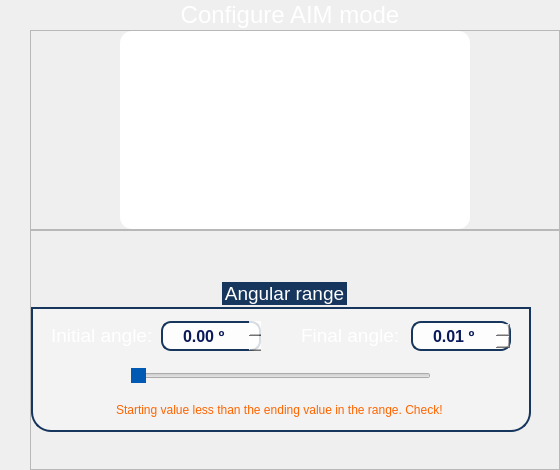
                <widget class="QWidget" name="page_AIM_config">
                 <layout class="QVBoxLayout" name="verticalLayout_7">
                  <property name="spacing">
                   <number>0</number>
                  </property>
                  <property name="leftMargin">
                   <number>30</number>
                  </property>
                  <property name="topMargin">
                   <number>0</number>
                  </property>
                  <property name="rightMargin">
                   <number>0</number>
                  </property>
                  <property name="bottomMargin">
                   <number>0</number>
                  </property>
                  <item>
                   <widget class="QLabel" name="configAIM_label_3">
                    <property name="sizePolicy">
                     <sizepolicy hsizetype="Preferred" vsizetype="Expanding">
                      <horstretch>0</horstretch>
                      <verstretch>0</verstretch>
                     </sizepolicy>
                    </property>
                    <property name="minimumSize">
                     <size>
                      <width>0</width>
                      <height>30</height>
                     </size>
                    </property>
                    <property name="maximumSize">
                     <size>
                      <width>520</width>
                      <height>40</height>
                     </size>
                    </property>
                    <property name="font">
                     <font>
                      <family>Ubuntu</family>
                      <pointsize>18</pointsize>
                      <italic>false</italic>
                      <bold>false</bold>
                     </font>
                    </property>
                    <property name="styleSheet">
                     <string notr="true">font: 500 18pt &quot;Ubuntu&quot;;</string>
                    </property>
                    <property name="text">
                     <string>&lt;html&gt;&lt;head/&gt;&lt;body&gt;&lt;p align=&quot;center&quot;&gt;&lt;span style=&quot; color:#ffffff;&quot;&gt;Configure AIM mode&lt;/span&gt;&lt;/p&gt;&lt;/body&gt;&lt;/html&gt;</string>
                    </property>
                   </widget>
                  </item>
                  <item>
                   <widget class="QFrame" name="frame_13">
                    <property name="sizePolicy">
                     <sizepolicy hsizetype="Preferred" vsizetype="Minimum">
                      <horstretch>0</horstretch>
                      <verstretch>0</verstretch>
                     </sizepolicy>
                    </property>
                    <property name="minimumSize">
                     <size>
                      <width>530</width>
                      <height>200</height>
                     </size>
                    </property>
                    <property name="maximumSize">
                     <size>
                      <width>530</width>
                      <height>250</height>
                     </size>
                    </property>
                    <property name="frameShape">
                     <enum>QFrame::StyledPanel</enum>
                    </property>
                    <property name="frameShadow">
                     <enum>QFrame::Raised</enum>
                    </property>
                    <layout class="QHBoxLayout" name="horizontalLayout_40">
                     <property name="spacing">
                      <number>0</number>
                     </property>
                     <property name="leftMargin">
                      <number>0</number>
                     </property>
                     <property name="topMargin">
                      <number>0</number>
                     </property>
                     <property name="rightMargin">
                      <number>0</number>
                     </property>
                     <property name="bottomMargin">
                      <number>0</number>
                     </property>
                     <item>
                      <spacer name="horizontalSpacer_68">
                       <property name="orientation">
                        <enum>Qt::Horizontal</enum>
                       </property>
                       <property name="sizeType">
                        <enum>QSizePolicy::Preferred</enum>
                       </property>
                       <property name="sizeHint" stdset="0">
                        <size>
                         <width>70</width>
                         <height>17</height>
                        </size>
                       </property>
                      </spacer>
                     </item>
                     <item>
                      <widget class="QPushButton" name="pushButton_13">
                       <property name="maximumSize">
                        <size>
                         <width>350</width>
                         <height>250</height>
                        </size>
                       </property>
                       <property name="styleSheet">
                        <string notr="true">border-radius:12px;
background-color: rgb(255, 255, 255);</string>
                       </property>
                       <property name="text">
                        <string/>
                       </property>
                       <property name="icon">
                        <iconset resource="icons_.qrc">
                         <normaloff>:/icons/icons/aim.png</normaloff>:/icons/icons/aim.png</iconset>
                       </property>
                       <property name="iconSize">
                        <size>
                         <width>300</width>
                         <height>300</height>
                        </size>
                       </property>
                      </widget>
                     </item>
                     <item>
                      <spacer name="horizontalSpacer_69">
                       <property name="orientation">
                        <enum>Qt::Horizontal</enum>
                       </property>
                       <property name="sizeType">
                        <enum>QSizePolicy::Preferred</enum>
                       </property>
                       <property name="sizeHint" stdset="0">
                        <size>
                         <width>70</width>
                         <height>17</height>
                        </size>
                       </property>
                      </spacer>
                     </item>
                    </layout>
                   </widget>
                  </item>
                  <item>
                   <widget class="QFrame" name="frame_14">
                    <property name="sizePolicy">
                     <sizepolicy hsizetype="Preferred" vsizetype="Preferred">
                      <horstretch>0</horstretch>
                      <verstretch>0</verstretch>
                     </sizepolicy>
                    </property>
                    <property name="minimumSize">
                     <size>
                      <width>530</width>
                      <height>240</height>
                     </size>
                    </property>
                    <property name="maximumSize">
                     <size>
                      <width>530</width>
                      <height>250</height>
                     </size>
                    </property>
                    <property name="frameShape">
                     <enum>QFrame::StyledPanel</enum>
                    </property>
                    <property name="frameShadow">
                     <enum>QFrame::Raised</enum>
                    </property>
                    <layout class="QVBoxLayout" name="verticalLayout_28">
                     <property name="spacing">
                      <number>0</number>
                     </property>
                     <property name="leftMargin">
                      <number>0</number>
                     </property>
                     <property name="topMargin">
                      <number>0</number>
                     </property>
                     <property name="rightMargin">
                      <number>0</number>
                     </property>
                     <property name="bottomMargin">
                      <number>0</number>
                     </property>
                     <item>
                      <widget class="QGroupBox" name="Angular_range_3">
                       <property name="sizePolicy">
                        <sizepolicy hsizetype="Preferred" vsizetype="Fixed">
                         <horstretch>0</horstretch>
                         <verstretch>0</verstretch>
                        </sizepolicy>
                       </property>
                       <property name="minimumSize">
                        <size>
                         <width>400</width>
                         <height>150</height>
                        </size>
                       </property>
                       <property name="maximumSize">
                        <size>
                         <width>500</width>
                         <height>135</height>
                        </size>
                       </property>
                       <property name="font">
                        <font>
                         <family>Ubuntu</family>
                         <pointsize>14</pointsize>
                         <italic>false</italic>
                         <bold>false</bold>
                        </font>
                       </property>
                       <property name="styleSheet">
                        <string notr="true">QGroupBox  {
	font: 14pt &quot;Ubuntu&quot;;
	background-color: rgba(255, 255, 255,70);
    border: 2px solid;
    border-color: #FF17365D;
    margin-top: 25px;
	margin-bottom: 0px;
    border-bottom-left-radius: 20px;
	border-bottom-right-radius: 20px;
}

QGroupBox::title  {
    subcontrol-origin: margin;
    subcontrol-position: top center;
    padding: 5px 8000px 5px 8000px;
    background-color: #FF17365D;
    color: rgb(255, 255, 255);
}
</string>
                       </property>
                       <property name="title">
                        <string>Angular range</string>
                       </property>
                       <property name="alignment">
                        <set>Qt::AlignLeading|Qt::AlignLeft|Qt::AlignTop</set>
                       </property>
                       <property name="checked">
                        <bool>false</bool>
                       </property>
                       <layout class="QVBoxLayout" name="verticalLayout_29">
                        <property name="spacing">
                         <number>12</number>
                        </property>
                        <property name="leftMargin">
                         <number>0</number>
                        </property>
                        <property name="topMargin">
                         <number>12</number>
                        </property>
                        <property name="rightMargin">
                         <number>0</number>
                        </property>
                        <property name="bottomMargin">
                         <number>10</number>
                        </property>
                        <item>
                         <layout class="QHBoxLayout" name="horizontalLayout_41">
                          <property name="spacing">
                           <number>0</number>
                          </property>
                          <item>
                           <spacer name="horizontalSpacer_70">
                            <property name="orientation">
                             <enum>Qt::Horizontal</enum>
                            </property>
                            <property name="sizeHint" stdset="0">
                             <size>
                              <width>13</width>
                              <height>20</height>
                             </size>
                            </property>
                           </spacer>
                          </item>
                          <item>
                           <widget class="QLabel" name="label_26">
                            <property name="minimumSize">
                             <size>
                              <width>110</width>
                              <height>0</height>
                             </size>
                            </property>
                            <property name="maximumSize">
                             <size>
                              <width>110</width>
                              <height>25</height>
                             </size>
                            </property>
                            <property name="font">
                             <font>
                              <family>Ubuntu</family>
                              <pointsize>14</pointsize>
                              <italic>false</italic>
                              <bold>false</bold>
                             </font>
                            </property>
                            <property name="styleSheet">
                             <string notr="true">font: 14pt &quot;Ubuntu&quot;;
</string>
                            </property>
                            <property name="text">
                             <string>&lt;html&gt;&lt;head/&gt;&lt;body&gt;&lt;p&gt;&lt;span style=&quot; color:#ffffff;&quot;&gt;Initial angle:&lt;/span&gt;&lt;/p&gt;&lt;/body&gt;&lt;/html&gt;</string>
                            </property>
                           </widget>
                          </item>
                          <item>
                           <widget class="QDoubleSpinBox" name="a1_3">
                            <property name="sizePolicy">
                             <sizepolicy hsizetype="Minimum" vsizetype="Fixed">
                              <horstretch>0</horstretch>
                              <verstretch>0</verstretch>
                             </sizepolicy>
                            </property>
                            <property name="minimumSize">
                             <size>
                              <width>100</width>
                              <height>30</height>
                             </size>
                            </property>
                            <property name="maximumSize">
                             <size>
                              <width>120</width>
                              <height>35</height>
                             </size>
                            </property>
                            <property name="font">
                             <font>
                              <family>Ubuntu</family>
                              <pointsize>12</pointsize>
                              <italic>false</italic>
                              <bold>true</bold>
                             </font>
                            </property>
                            <property name="styleSheet">
                             <string notr="true">
QDoubleSpinBox
{
color: rgb(10, 25, 90);
font: 700 12pt &quot;Ubuntu&quot;;
border: 2px solid;
border-color: #FF17365D;
background-color: rgba(255, 255, 255,210);
border-radius:10px;
}

QDoubleSpinBox::up-button
{
    border-left-width: 1px;
    border-left-color: darkgray;
    border-left-style: solid; /* just a single line */
    border-top-right-radius: 3px; /* same radius as the QComboBox */
    border-bottom-right-radius: 3px;
	image: url(:/icons/icons/arrow-up.png);
	width: 25;
}
QDoubleSpinBox::down-button
{
    border-left-width: 1px;
    border-left-color: darkgray;
    border-left-style: solid; /* just a single line */
    border-top-right-radius: 3px; /* same radius as the QComboBox */
    border-bottom-right-radius: 3px;
	image: url(:/icons/icons/arrow-down.png);
	width: 25;
}</string>
                            </property>
                            <property name="wrapping">
                             <bool>true</bool>
                            </property>
                            <property name="frame">
                             <bool>false</bool>
                            </property>
                            <property name="alignment">
                             <set>Qt::AlignCenter</set>
                            </property>
                            <property name="buttonSymbols">
                             <enum>QAbstractSpinBox::UpDownArrows</enum>
                            </property>
                            <property name="accelerated">
                             <bool>true</bool>
                            </property>
                            <property name="suffix">
                             <string> º</string>
                            </property>
                            <property name="maximum">
                             <double>89.989999999999995</double>
                            </property>
                            <property name="singleStep">
                             <double>0.010000000000000</double>
                            </property>
                           </widget>
                          </item>
                          <item>
                           <spacer name="horizontalSpacer_71">
                            <property name="orientation">
                             <enum>Qt::Horizontal</enum>
                            </property>
                            <property name="sizeHint" stdset="0">
                             <size>
                              <width>40</width>
                              <height>20</height>
                             </size>
                            </property>
                           </spacer>
                          </item>
                          <item>
                           <widget class="QLabel" name="label_27">
                            <property name="minimumSize">
                             <size>
                              <width>110</width>
                              <height>0</height>
                             </size>
                            </property>
                            <property name="maximumSize">
                             <size>
                              <width>110</width>
                              <height>25</height>
                             </size>
                            </property>
                            <property name="font">
                             <font>
                              <family>Ubuntu</family>
                              <pointsize>14</pointsize>
                              <italic>false</italic>
                              <bold>false</bold>
                             </font>
                            </property>
                            <property name="styleSheet">
                             <string notr="true">font: 14pt &quot;Ubuntu&quot;;</string>
                            </property>
                            <property name="text">
                             <string>&lt;html&gt;&lt;head/&gt;&lt;body&gt;&lt;p&gt;&lt;span style=&quot; color:#ffffff;&quot;&gt;Final angle:  &lt;/span&gt;&lt;/p&gt;&lt;/body&gt;&lt;/html&gt;</string>
                            </property>
                           </widget>
                          </item>
                          <item>
                           <widget class="QDoubleSpinBox" name="a2_3">
                            <property name="sizePolicy">
                             <sizepolicy hsizetype="Minimum" vsizetype="Fixed">
                              <horstretch>0</horstretch>
                              <verstretch>0</verstretch>
                             </sizepolicy>
                            </property>
                            <property name="minimumSize">
                             <size>
                              <width>100</width>
                              <height>30</height>
                             </size>
                            </property>
                            <property name="maximumSize">
                             <size>
                              <width>120</width>
                              <height>35</height>
                             </size>
                            </property>
                            <property name="font">
                             <font>
                              <family>Ubuntu</family>
                              <pointsize>12</pointsize>
                              <italic>false</italic>
                              <bold>true</bold>
                             </font>
                            </property>
                            <property name="styleSheet">
                             <string notr="true">
QDoubleSpinBox
{
color: rgb(10, 25, 90);
font: 700 12pt &quot;Ubuntu&quot;;
border: 2px solid;
border-color: #FF17365D;
background-color: rgba(255, 255, 255,210);
border-radius:10px;
}

QDoubleSpinBox::up-button
{
    border-left-width: 1px;
    border-left-color: darkgray;
    border-left-style: solid; /* just a single line */
    border-top-right-radius: 3px; /* same radius as the QComboBox */
    border-bottom-right-radius: 3px;
	image: url(:/icons/icons/arrow-up.png);
	width: 25;
}
QDoubleSpinBox::down-button
{
    border-left-width: 1px;
    border-left-color: darkgray;
    border-left-style: solid; /* just a single line */
    border-top-right-radius: 3px; /* same radius as the QComboBox */
    border-bottom-right-radius: 3px;
	image: url(:/icons/icons/arrow-down.png);
	width: 25;
}</string>
                            </property>
                            <property name="alignment">
                             <set>Qt::AlignCenter</set>
                            </property>
                            <property name="buttonSymbols">
                             <enum>QAbstractSpinBox::UpDownArrows</enum>
                            </property>
                            <property name="accelerated">
                             <bool>true</bool>
                            </property>
                            <property name="suffix">
                             <string> º</string>
                            </property>
                            <property name="minimum">
                             <double>0.010000000000000</double>
                            </property>
                            <property name="maximum">
                             <double>90.000000000000000</double>
                            </property>
                            <property name="singleStep">
                             <double>0.010000000000000</double>
                            </property>
                           </widget>
                          </item>
                          <item>
                           <spacer name="horizontalSpacer_72">
                            <property name="orientation">
                             <enum>Qt::Horizontal</enum>
                            </property>
                            <property name="sizeHint" stdset="0">
                             <size>
                              <width>17</width>
                              <height>20</height>
                             </size>
                            </property>
                           </spacer>
                          </item>
                         </layout>
                        </item>
                        <item>
                         <layout class="QHBoxLayout" name="horizontalLayout_42">
                          <property name="spacing">
                           <number>0</number>
                          </property>
                          <item>
                           <spacer name="horizontalSpacer_73">
                            <property name="orientation">
                             <enum>Qt::Horizontal</enum>
                            </property>
                            <property name="sizeHint" stdset="0">
                             <size>
                              <width>40</width>
                              <height>20</height>
                             </size>
                            </property>
                           </spacer>
                          </item>
                          <item>
                           <widget class="QSlider" name="angular_range">
                            <property name="minimumSize">
                             <size>
                              <width>300</width>
                              <height>25</height>
                             </size>
                            </property>
                            <property name="maximumSize">
                             <size>
                              <width>16777215</width>
                              <height>25</height>
                             </size>
                            </property>
                            <property name="styleSheet">
                             <string notr="true">
QSlider::handle:horizontal {
	background-color: rgb(0,90,180);
    width:64px;
    height:64px;
}

</string>
                            </property>
                            <property name="orientation">
                             <enum>Qt::Horizontal</enum>
                            </property>
                           </widget>
                          </item>
                          <item>
                           <spacer name="horizontalSpacer_74">
                            <property name="orientation">
                             <enum>Qt::Horizontal</enum>
                            </property>
                            <property name="sizeHint" stdset="0">
                             <size>
                              <width>40</width>
                              <height>20</height>
                             </size>
                            </property>
                           </spacer>
                          </item>
                         </layout>
                        </item>
                        <item>
                         <widget class="QLabel" name="warning_angular">
                          <property name="styleSheet">
                           <string notr="true">font: 12pt &quot;Ubuntu&quot;;
</string>
                          </property>
                          <property name="text">
                           <string>&lt;html&gt;&lt;head/&gt;&lt;body&gt;&lt;p align=&quot;center&quot;&gt;&lt;span style=&quot; color:#ff6400;&quot;&gt;Starting value less than the ending value in the range. Check! &lt;/span&gt;&lt;/p&gt;&lt;/body&gt;&lt;/html&gt;</string>
                          </property>
                         </widget>
                        </item>
                       </layout>
                      </widget>
                     </item>
                    </layout>
                   </widget>
                  </item>
                 </layout>
                </widget>
